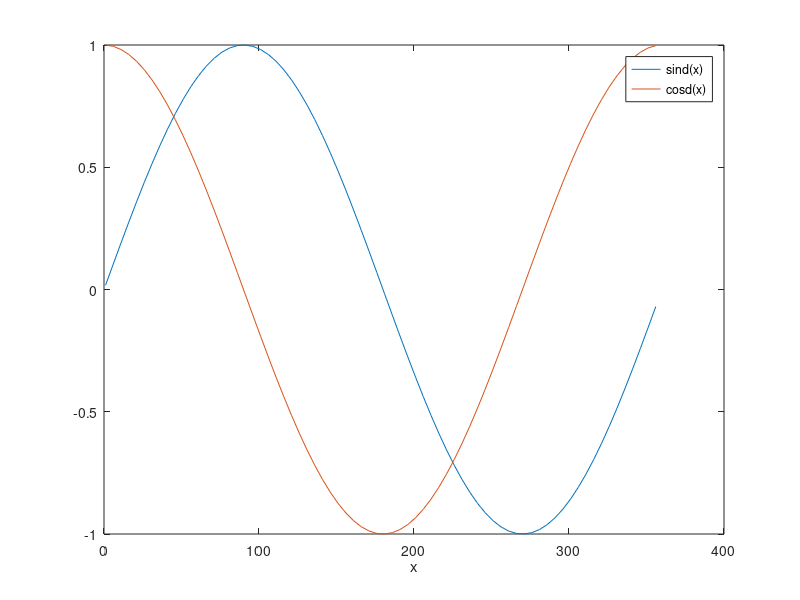

Reproduce this figure in MATLAB.
close all
clear all
clc

x=1:5:360; 

a=sind(x);
b=cosd(x);


plot(x,a);
hold on
plot(x,b);
xlabel('x');
legend('sind(x)','cosd(x)');

%%
% for ii=1:length(x)
%     [s1(ii) s2(ii)]= add_sub(a(ii),b(ii));
% end
% 
% figure (3)
% 
% subplot(211)
% plot(x,s1);
% xlabel('x');
% ylabel('s1')
% 
% subplot(212)
% plot(x,s2);
% xlabel('x');
% ylabel('s2')
